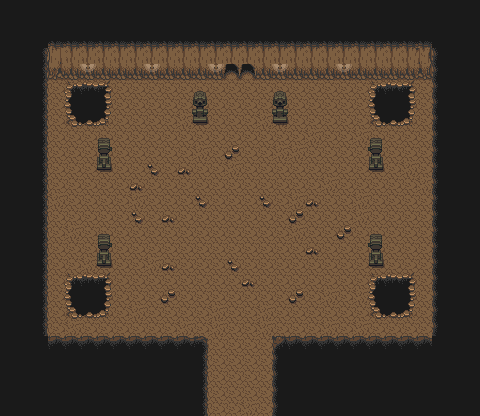

This is a level from a 2D game, rendered from its Tiled map with the project's own tilesets. A one-line summary and the map file follow, with tile-layer data summarised:
An orthogonal 30x26 tile map with 16x16 px tiles, 3 tile layers (Base, Objects, Above) and 25 objects (down, spawn, arena).

<map version="1.10" tiledversion="1.12.2" orientation="orthogonal" renderorder="right-down" width="30" height="26" tilewidth="16" tileheight="16" infinite="0" nextlayerid="8" nextobjectid="26">
 <editorsettings>
  <export target="lair.lua" format="lua" />
 </editorsettings>
 <properties>
  <property name="ambient" type="float" value="0.62" />
 </properties>
 <tileset firstgid="1" name="cave" tilewidth="16" tileheight="16" tilecount="160" columns="16">
  <image source="_tilesets/cave.png" width="256" height="160" />
 </tileset>
 <layer id="1" name="Base" width="30" height="26">
  <data>[780 cells, 780 non-empty, 15 distinct tile ids]</data>
 </layer>
 <layer id="2" name="Objects" width="30" height="26">
  <data>[780 cells, 66 non-empty, 17 distinct tile ids]</data>
 </layer>
 <layer id="3" name="Above" width="30" height="26">
  <data>[780 cells, 12 non-empty, 6 distinct tile ids]</data>
 </layer>
 <objectgroup id="4" name="Lights">
  <object id="1" x="88" y="70" width="0" height="0">
   <properties>
    <property name="radius" type="int" value="62" />
    <property name="color" value="1,0.55,0.3" />
   </properties>
  </object>
  <object id="2" x="152" y="70" width="0" height="0">
   <properties>
    <property name="radius" type="int" value="62" />
    <property name="color" value="1,0.55,0.3" />
   </properties>
  </object>
  <object id="3" x="216" y="70" width="0" height="0">
   <properties>
    <property name="radius" type="int" value="62" />
    <property name="color" value="1,0.55,0.3" />
   </properties>
  </object>
  <object id="4" x="280" y="70" width="0" height="0">
   <properties>
    <property name="radius" type="int" value="62" />
    <property name="color" value="1,0.55,0.3" />
   </properties>
  </object>
  <object id="5" x="344" y="70" width="0" height="0">
   <properties>
    <property name="radius" type="int" value="62" />
    <property name="color" value="1,0.55,0.3" />
   </properties>
  </object>
  <object id="6" x="240" y="74" width="0" height="0">
   <properties>
    <property name="radius" type="int" value="80" />
    <property name="color" value="1,0.2,0.3" />
   </properties>
  </object>
  <object id="7" x="240" y="408" width="0" height="0">
   <properties>
    <property name="radius" type="int" value="50" />
    <property name="color" value="0.6,0.4,1" />
    <property name="flicker" type="bool" value="false" />
   </properties>
  </object>
 </objectgroup>
 <objectgroup id="5" name="Walls">
  <object id="8" x="0" y="0" width="480" height="80" />
  <object id="9" x="0" y="80" width="48" height="336" />
  <object id="10" x="64" y="80" width="48" height="48" />
  <object id="11" x="368" y="80" width="48" height="48" />
  <object id="12" x="432" y="80" width="48" height="336" />
  <object id="13" x="192" y="112" width="16" height="16" />
  <object id="14" x="272" y="112" width="16" height="16" />
  <object id="15" x="96" y="160" width="16" height="16" />
  <object id="16" x="368" y="160" width="16" height="16" />
  <object id="17" x="96" y="256" width="16" height="64" />
  <object id="18" x="368" y="256" width="16" height="64" />
  <object id="19" x="64" y="272" width="32" height="48" />
  <object id="20" x="384" y="272" width="32" height="48" />
  <object id="21" x="48" y="336" width="160" height="80" />
  <object id="22" x="272" y="336" width="160" height="80" />
 </objectgroup>
 <objectgroup id="6" name="Transitions">
  <object id="23" name="toDungeon" type="down" x="208" y="416" width="64" height="16">
   <properties>
    <property name="destX" type="int" value="480" />
    <property name="destY" type="int" value="104" />
   </properties>
  </object>
 </objectgroup>
 <objectgroup id="7" name="Boss">
  <object id="24" name="gula" type="spawn" x="240" y="144" width="0" height="0" />
  <object id="25" name="arena" type="arena" x="48" y="80" width="384" height="256" />
 </objectgroup>
</map>
